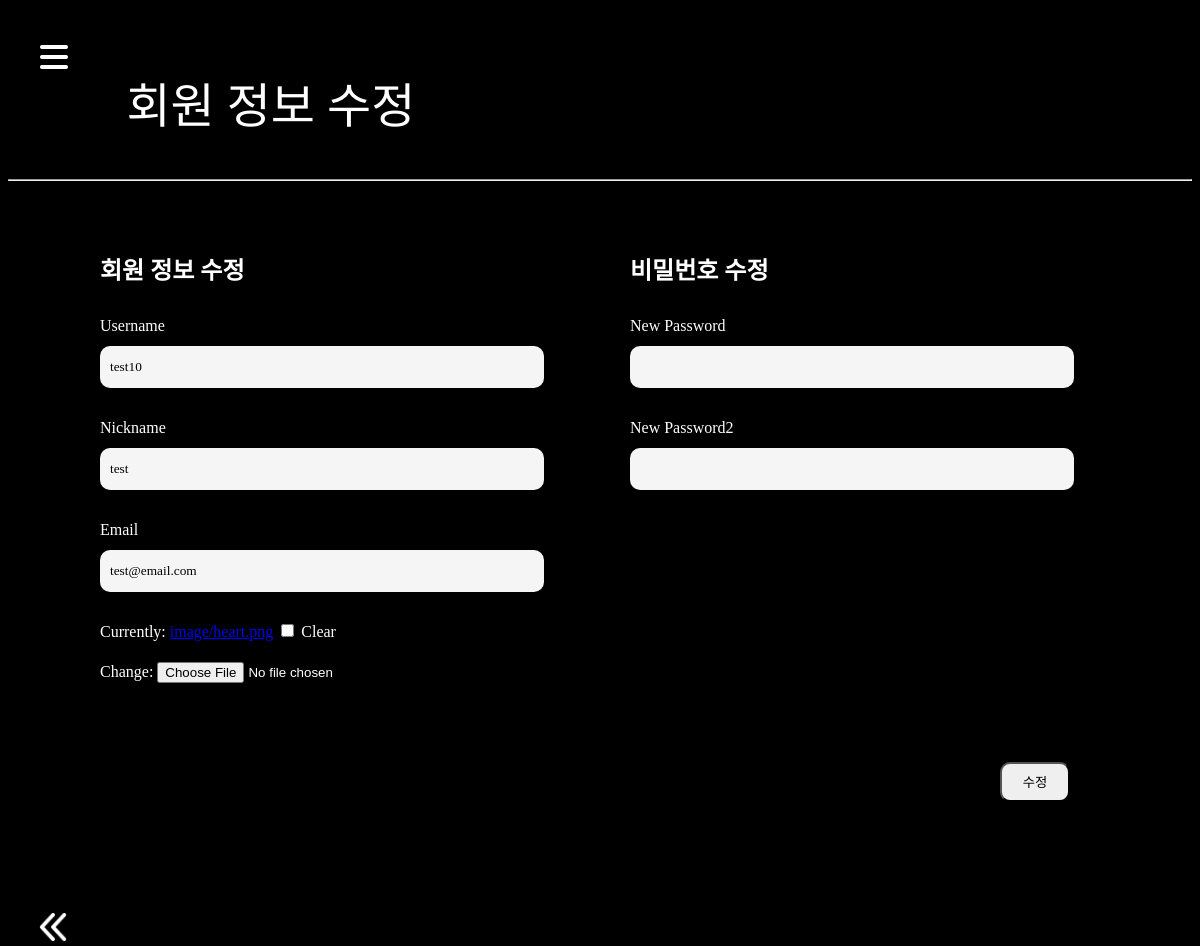
Screenshot of /accounts/11/update/ (signed in) with the database file from the repository.
### accounts/models.py (models this page shows)
class User(AbstractUser):
    followings = models.ManyToManyField('self', symmetrical=False, related_name='followers', blank=True)
    nickname = models.CharField(max_length=20)
    behind_auth = models.BooleanField(default=False)
    profile_image = models.ImageField(upload_to="image", blank=True)

### accounts/views.py (the view)
# urls.py: path('<int:user_pk>/update/', views.update, name="update"),
def update(request, user_pk) :
    user = User.objects.get(pk=request.user.pk)
    if request.method == "POST":
        form = CustomUserChangeForm(request.POST, request.FILES, instance=user)
        if form.is_valid():
            user = form.save()
            if not request.FILES:
                user.profile_image = 'image/user.jpg'
                user.save()
            form2 = SetPasswordForm(user, request.POST)
            if form2.is_valid():
                form2.save()
                update_session_auth_hash(request, form2.user)
                return redirect('mypage:index', user.pk)
            passwordForm = SetPasswordForm(user)
            form = CustomUserChangeForm(instance=user)
            auth_login(request, user)
            context = {
                'form': form,
                'passwordForm': passwordForm
            }
            return render(request, 'accounts/update.html', context)
    else:
        passwordForm = SetPasswordForm(user)
        form = CustomUserChangeForm(instance=user)
        context = {
            'form': form,
            'passwordForm': passwordForm
        }
        return render(request, 'accounts/update.html', context)

### accounts/forms.py
class SetPasswordForm(SetPasswordForm):
    class Meta:
        model = get_user_model()
        fields = ['new_password1', 'new_password2']

### accounts/templates/accounts/update.html (shortened to what this page needs)
{% extends 'base.html' %}
{% load static %}
{% block css %}
  <link rel="stylesheet" href="{% static "css/update.css" %}">
{% endblock css %}
{% block content %}
  <div class="nav">회원 정보 수정</div>
  <hr>
  <div class="box">
    <div class="update-box">
      <form action="{% url 'accounts:update' user.pk %}"  method="POST" enctype="multipart/form-data" id="update-form">
        <div class="middle">
          <div class="first">
            <h2>회원 정보 수정</h2>
            <div class="input">
              <label for="{{ form.username.id_for_label }}">Username</label><br>
              {{ form.username }}
            </div>
            <div class="input">
              <label for="{{ form.nickname.id_for_label }}">Nickname</label><br>
              {{ form.nickname }}
            </div>
            <div class="input">
              <label for="{{ form.email.id_for_label }}">Email</label><br>
              {{ form.email }}
            </div>
            <div class="input">
              {{ form.profile_image }}
            </div>
          </div>
          <div class="first">
            <h2>비밀번호 수정</h2>
            <div class="input">
              <label for="{{ passwordForm.new_password1.id_for_label }}">New Password</label><br>
              {{ passwordForm.new_password1 }}
            </div>
            <div class="input">
              <label for="{{ passwordForm.new_password2.id_for_label }}">New Password2</label><br>
              {{ passwordForm.new_password2 }}
            </div>
          </div>
        </div>
        <input type="submit" value="수정" class="submit-btn">
      </form>
    </div>
  </div>
  <div id="back-page">
    <a href="{% url 'mypage:index' user.pk %}"><img src="{% static "images/back.png" %}" alt="" class="back"></a>
  </div>
{% endblock content %}

### accounts/static/css/update.css (style rules this page uses)
body { background-color: black; height: 50rem; font-family: update; color: white; }
.nav { width: 90%; height: 5rem; margin-top: 0; padding-left: 10%; padding-top: 5%; padding-bottom: 2%; color: white; font-size: 3em; }
.box { width: 100%; display: flex; justify-content: center; margin-top: 50px; }
.update-box { width: 70rem; }
#id_username { background-color: #f5f5f5 !important; font-family: update !important; width: 90% !important; }
#id_nickname { background-color: #f5f5f5 !important; font-family: update !important; width: 90% !important; }
#id_email { background-color: #f5f5f5 !important; font-family: update !important; width: 90% !important; }
#id_new_password1 { width: 90%; height: 40px; border: none; border-radius: 10px; background-color: #f5f5f5; font-family: update; padding-left: 10px; }
#id_new_password2 { width: 90%; height: 40px; border: none; border-radius: 10px; background-color: #f5f5f5; font-family: update; padding-left: 10px; }
.input { line-height: 40px; margin-bottom: 20px; }
.middle { display: flex; margin-bottom: 50px; justify-content: center; }
#update-form { display: flex; flex-direction: column; align-items: flex-end; }
.first { width: 30rem; margin-right: 50px; }
.submit-btn { width: 70px; height: 40px; border-radius: 10px; font-family: update; margin-right: 90px; }
.back { width: 30px; height: 30px; margin-top: 110px; margin-left: 30px; }

### rows the page displays
User: username "test10", nickname "test", email "test@email.com"
